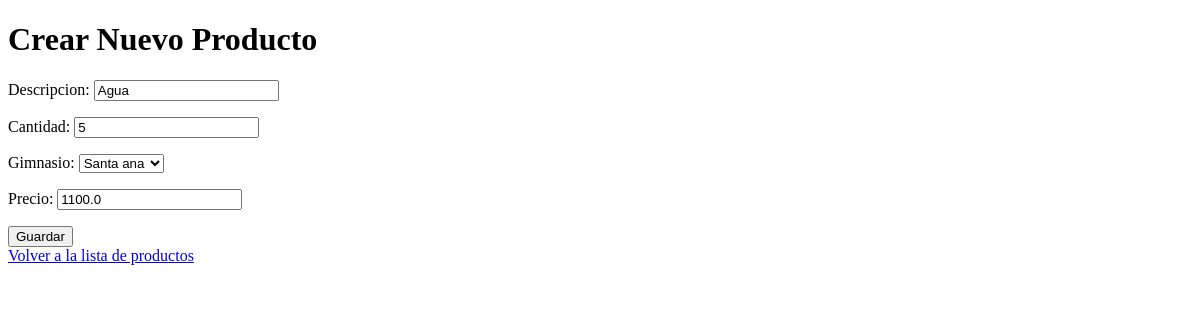
Page /productos/editar/1/ on the earlier database version.
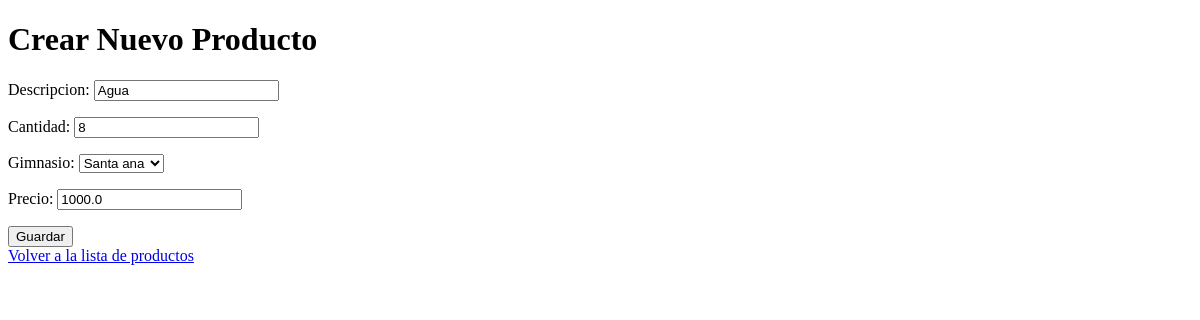
Same page on the later database version.
### gimnasio/models.py (models this page shows, shortened)
class Producto(models.Model):
    descripcion = models.CharField(max_length=255)
    cantidad = models.IntegerField()  # Stock del producto
    gimnasio = models.ForeignKey(Gimnasio, on_delete=models.CASCADE, related_name="producto",default=None)
    precio = models.FloatField(null=True, blank=True)
    class Meta:
        db_table = 'Productos'
        verbose_name = 'Producto'
        verbose_name_plural = 'Productos'

### gimnasio/views.py (the view)
# urls.py: path('productos/editar/<int:pk>/', views.producto_editar, name='producto_editar'),
def producto_editar(request, pk):
    producto = get_object_or_404(Producto, pk=pk)
    if request.method == 'POST':
        form = ProductoForm(request.POST, instance=producto)
        if form.is_valid():
            form.save()
            return redirect('producto_list')
    else:
        form = ProductoForm(instance=producto)
    return render(request, 'producto_form.html', {'form': form})

### gimnasio/forms.py
class ProductoForm(forms.ModelForm):
    class Meta:
        model = Producto
        fields = ['descripcion', 'cantidad', 'gimnasio', 'precio']

### gimnasio/models.py (called while the page is built)
    def __str__(self):
        return '%s  '%(self.direccion)

### gimnasio/templates/producto_form.html (shortened to what this page needs)
<!DOCTYPE html>
<html>
<head>
</head>
<body>
    <h1>Crear Nuevo Producto</h1>
    <form method="post">
        {{ form.as_p }}
        <button type="submit">Guardar</button>
    </form>
        <a href="{% url 'producto_list' %}">Volver a la lista de productos</a>
</body>
</html>

Differences in the rows shown:
changed Producto "Agua": cantidad "5" → "8"; precio "1100.0" → "1000.0"
